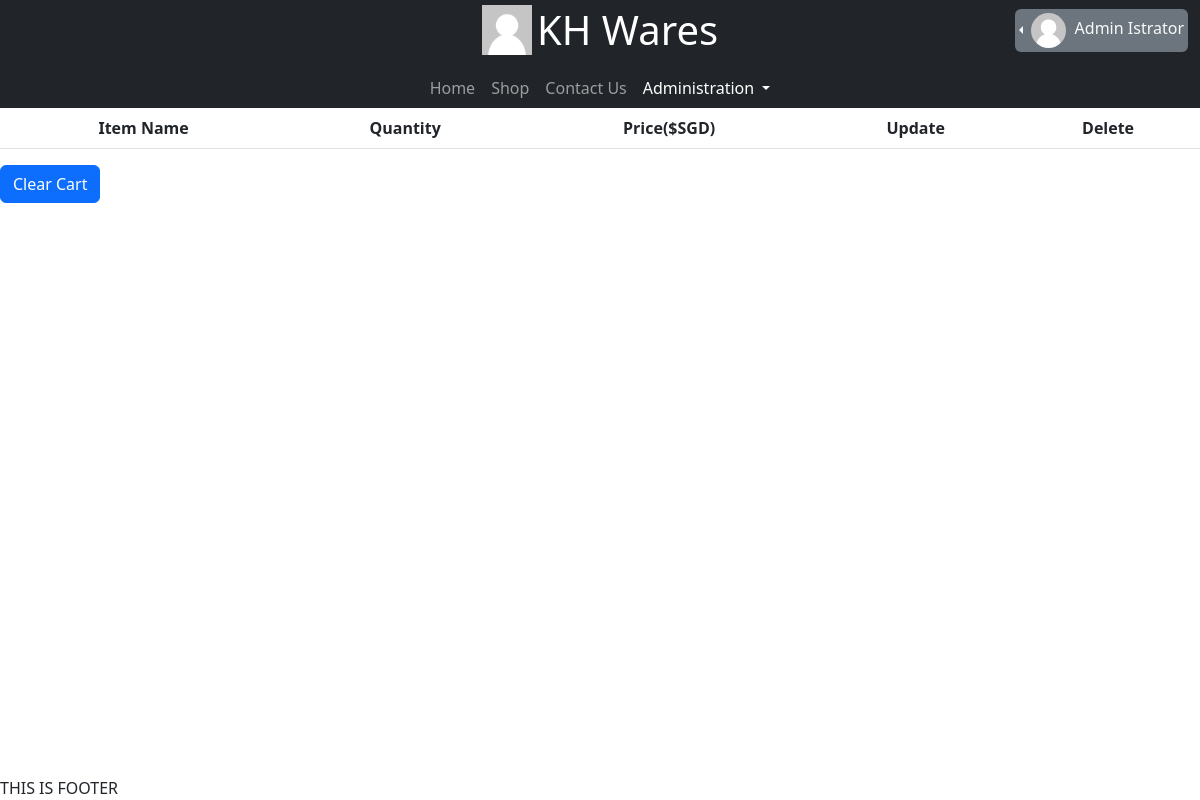
Screenshot of /readcart (signed in) with the database file from the repository.
### database_models/UserDBModel.py (models this page shows, shortened)
class User(db.Model, UserMixin):
    id = db.Column(db.Integer, primary_key=True)
    username = db.Column(db.String, unique=True, nullable=False)
    email = db.Column(db.String, unique=True, nullable=False)
    password = db.Column(db.String, nullable=False)
    role = db.Column(db.Integer, default=0)  # 0 - User, 1 - Employee, 2 - Admin
    cart = db.relationship("Cart", backref="user", uselist=False)
    f_name = db.Column(db.String, nullable=False)
    l_name = db.Column(db.String, nullable=False)
    reset_token = db.Column(db.String)
    profile_pic = db.Column(db.String, default="default.png")
    date_created = db.Column(db.DateTime(), default=func.now())
    totp_secret = db.Column(db.String)

### routes/cart.py (the view)
@blueprint.route("/readcart")
@flask_login.login_required
def read_cart():
    cart = flask_login.current_user.cart.cart_items
    return render_template("Checkout/readcart.html",cart=cart)

### app.py (called while the page is built)
@login_manager.user_loader
def user_loader(id):
    user = User.query.filter_by(id=id).first()
    return user

### templates/Checkout/readcart.html (shortened to what this page needs)
{% extends 'base.html' %}
{% set active_page = "admin" %}
{% set subpage = "DisplayInventory" %}
{% block main %}
<table class="text-center table">
  <tr>
    <th>Item Name</th>
    <th>Quantity</th>
    <th>Price($SGD)</th>
    <th>Update</th>
    <th>Delete</th>
  </tr>
</table>
<a class="btn btn-primary" href="{{url_for('cart.deletecart')}}">Clear Cart</a>
{% endblock %}

### templates/includes/navbar-2.html (shortened to what this page needs)
<nav class="navbar navbar-expand-lg navbar-dark bg-dark py-0">
    <div class="container-fluid d-block">
        <div class="row justify-content-center">
                <a class="col-sm-12 col-md-12 col-lg-4 text-center offset-lg-4 navbar-brand" href="{{ '#' if active_page == 'index' else url_for('index.index') }}">
                    <img src="{{ url_for('static', filename='profiles/default.png') }}" alt="" width="50" height="50" class="d-inline" >
                    <h1 class="d-inline m-0 align-middle">KH Wares</h1>
                </a>
                <div class="col-auto ms-auto my-auto">
                    {% if not current_user.is_authenticated %}
                        <a href="{{ url_for('crud.login' )}}" class="btn btn-primary align-middle" role="button">Login</a>
                        <a href="{{ url_for('crud.signup' )}}" class="btn btn-secondary align-middle" role="button">Sign Up</a>
                    {% else %}
                        <div class="dropstart bg-secondary text-light p-1 rounded mt-auto">
                            <div class="dropdown-toggle" role="button" id="dropdownMenuLink" data-bs-toggle="dropdown">
                                <img  src="{{url_for('static', filename='profiles/' + current_user.profile_pic)}}" height="35px" width="35px" class="rounded-circle me-1">
                                <span class="text-light d-lg-inline-block d-none">{{ current_user.f_name }} {{ current_user.l_name }}</span>
                            </div>
                        </div>
                    {% endif %}
                </div>
                <div class="row pe-0">
                </div>
        </div>
        <div class="row justify-content-center">
            <div class="col-4 text-center">
                <div class="collapse navbar-collapse" id="navbarSupportedContent">
                    <ul class="navbar-nav mx-auto mb-2 mb-lg-0">
                    <li class="nav-item">
                        <a class="nav-link {{ 'active' if active_page == 'index' else '' }}" aria-current="page" href="{{ '#' if active_page == 'index' else url_for('index.index') }}">Home</a>
                    </li>
                    <li class="nav-item">
                        <a class="nav-link" href="#">Shop</a>
                    </li>
                    <li class="nav-item">
                        <a class="nav-link" href="#">Contact Us</a>
                    </li>
                    {% if current_user.is_authenticated and current_user.role >=1 %}
                        <li class="nav-item dropdown">
                            <a class="nav-link dropdown-toggle {{ 'active' if active_page == 'admin' else '' }}" href="#" id="AdminNavbarDropdown" role="button" data-bs-toggle="dropdown" aria-expanded="false">
                                Administration
                            </a>
                        </li>
                    {% endif %}
                    </ul>
                </div>
            </div>
        </div>
    </div>
  </nav>

### rows the page displays
User: profile_pic (placeholder picture), f_name "Admin", l_name "Istrator"
